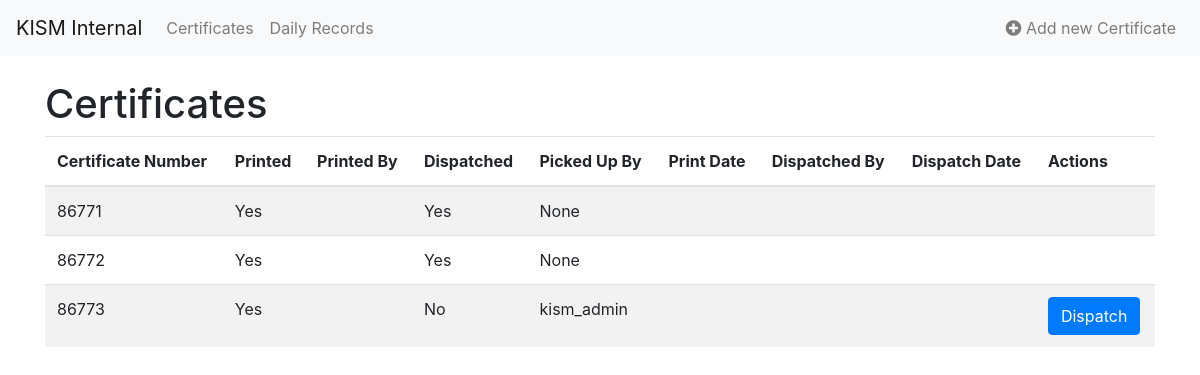
The app's page / (signed in) with its own data.
### b2/models.py (models this page shows, shortened)
class CertificateRecord(models.Model):
    certificate_number = models.CharField(max_length=50, unique=True)
    printed = models.BooleanField(default=False)
    dispatched = models.BooleanField(default=False)
    picked_by = models.ForeignKey(User, on_delete=models.SET_NULL, null=True, blank=True)
    dispatched_to = models.EmailField(null=True, blank=True)
    dispatch_phone = models.CharField(max_length=20, null=True, blank=True)
    printed_by = models.ForeignKey(User, on_delete=models.SET_NULL, null=True, blank=True, related_name='printed_certificates')

### b2/views.py (the view)
# urls.py: path('', views.certificate_list, name='certificate_list'),
@login_required
def certificate_list(request):
    certificates = CertificateRecord.objects.all()
    return render(request, 'certificates/certificate_list.html', {'certificates': certificates})

### b2/templates/certificates/certificate_list.html
{% extends 'certificates/base.html' %}
{% block content %}
<h1>Certificates</h1>
<table class="table table-striped">
    <thead>
        <tr>
            <th>Certificate Number</th>
            <th>Printed</th>
            <th>Printed By</th>
            <th>Dispatched</th>
            <th>Picked Up By</th>
            <th>Print Date</th>
            <th>Dispatched By</th>
            <th>Dispatch Date</th>
            <th>Actions</th>
        </tr>
    </thead>
    <tbody>
        {% for certificate in certificates %}
        <tr>
            <td>{{ certificate.certificate_number }}</td>
            <td>{{ certificate.printed|yesno:"Yes,No" }}</td>
            <td>{{ certificate.printed_by.username }}</td>
            <td>{{ certificate.dispatched|yesno:"Yes,No" }}</td>
            <td>{{ certificate.picked_by }}</td>
            <td>{{ certificate.print_date }}</td>
            <td>{{ certificate.dispatched_by }}</td>
            <td>{{ certificate.dispatch_date }}</td>
            <td>
                {% if not certificate.dispatched %}
                <a href="{% url 'dispatch_certificate' certificate.id %}" class="btn btn-primary">Dispatch</a>
                {% endif %}
            </td>
        </tr>
        {% endfor %}
    </tbody>
</table>
{% endblock %}

### b2/templates/certificates/base.html (shortened to what this page needs)
<!DOCTYPE html>
<html lang="en">
<head>
    <link rel="stylesheet" href="https://stackpath.bootstrapcdn.com/bootstrap/4.5.2/css/bootstrap.min.css">
    <link href="https://cdnjs.cloudflare.com/ajax/libs/font-awesome/5.15.4/css/all.min.css" rel="stylesheet">
</head>
<body>
    <nav class="navbar navbar-expand-lg navbar-light bg-light">
        <a class="navbar-brand" href="{% url 'certificate_list' %}">KISM Internal</a>
        <div class="collapse navbar-collapse">
            <ul class="navbar-nav mr-auto">
                <li class="nav-item">
                    <a class="nav-link" href="{% url 'certificate_list' %}">Certificates</a>
                </li>
                <li class="nav-item">
                    <a class="nav-link" href="{% url 'daily_records' %}">Daily Records</a>
                </li>
            </ul>
            <ul class="navbar-nav">
                <li class="nav-item">
                    <a class="nav-link add-certificate-link" href="{% url 'add_certificate' %}">
                        <i class="fas fa-plus-circle"></i> Add new Certificate
                    </a>
                </li>
            </ul>
        </div>
    </nav>
    <div class="container mt-4">
        {% block content %}{% endblock %}
    </div>
</body>
</html>

### b2/templates/certificates/base.html (style rules this page uses)
.add-certificate-link { color: #007bff; text-decoration: none; }

### records on screen
CertificateRecord: certificate_number "86771", printed "Yes", dispatched "Yes", picked_by "None"
CertificateRecord: certificate_number "86772", printed "Yes", dispatched "Yes", picked_by "None"
CertificateRecord: certificate_number "86773", printed "Yes", dispatched "No", picked_by "kism_admin", shows "Dispatch"
